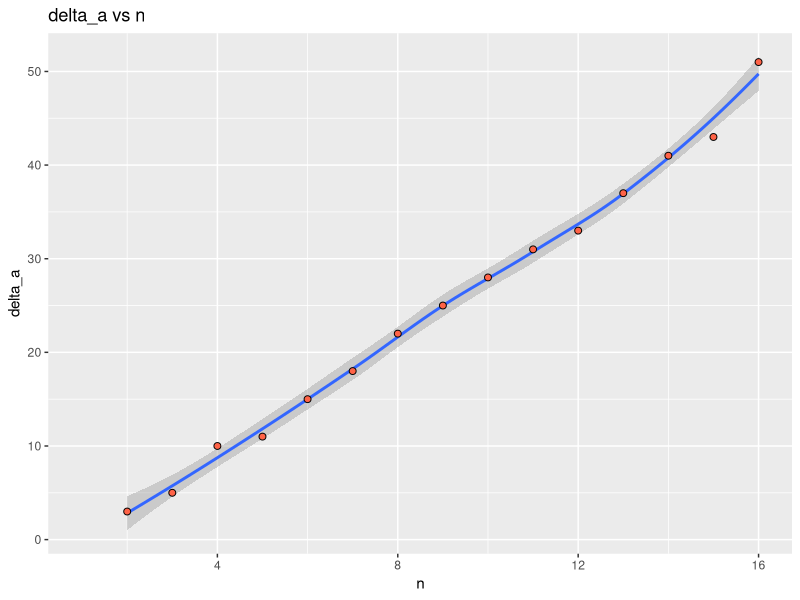
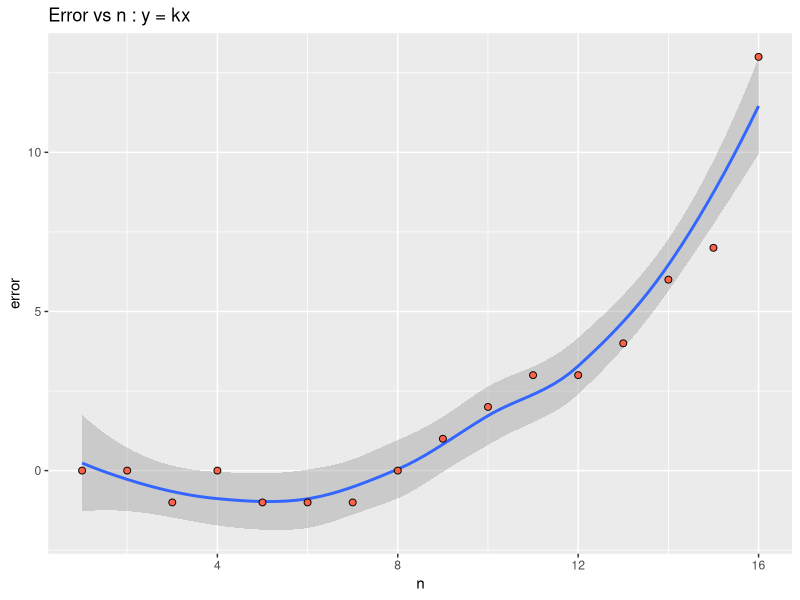
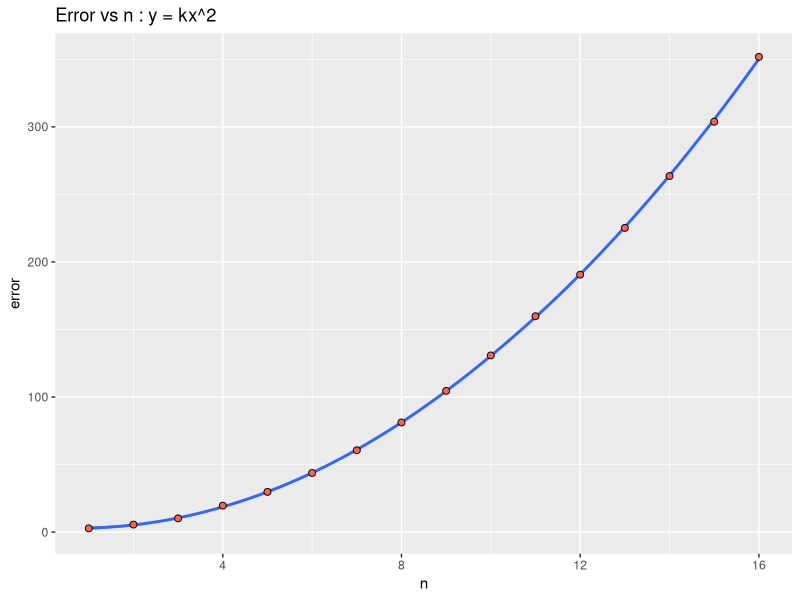
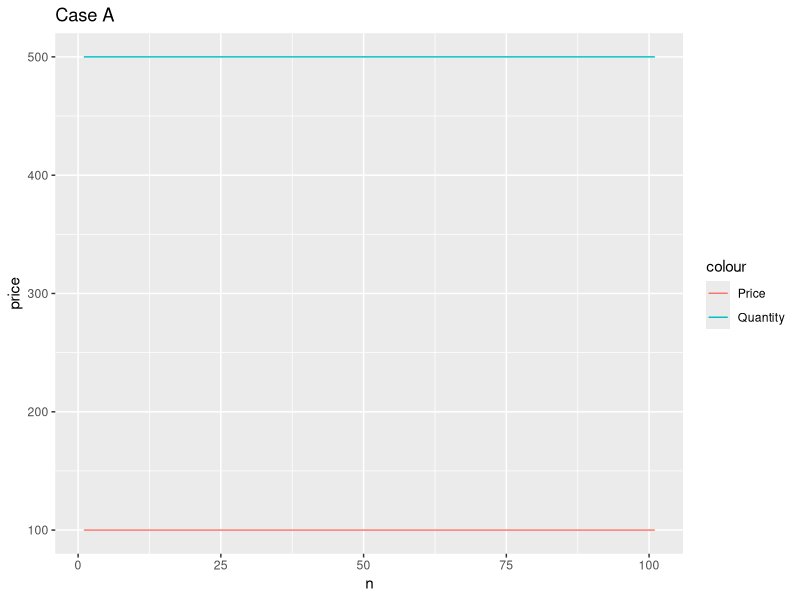
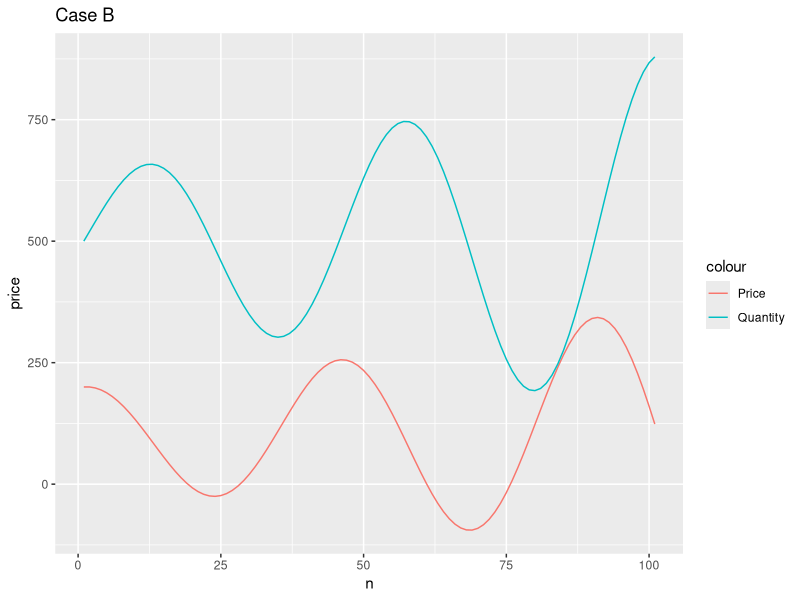
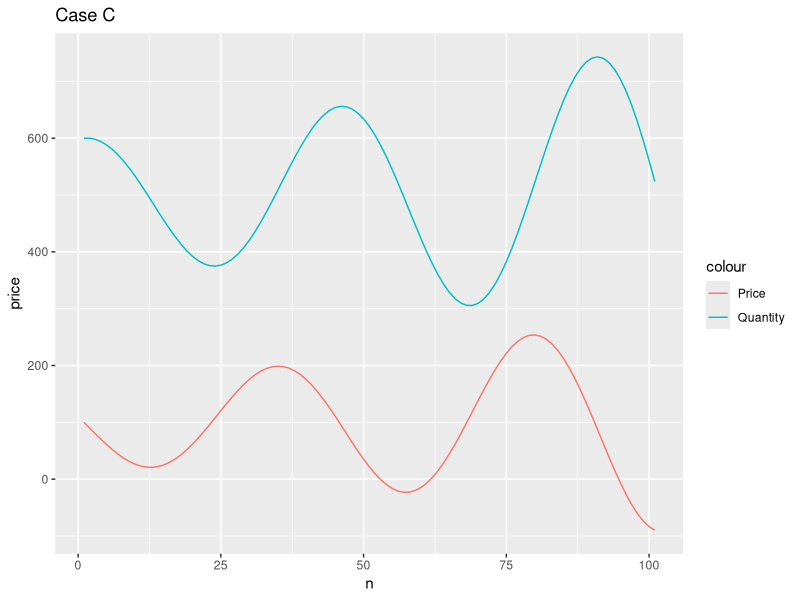
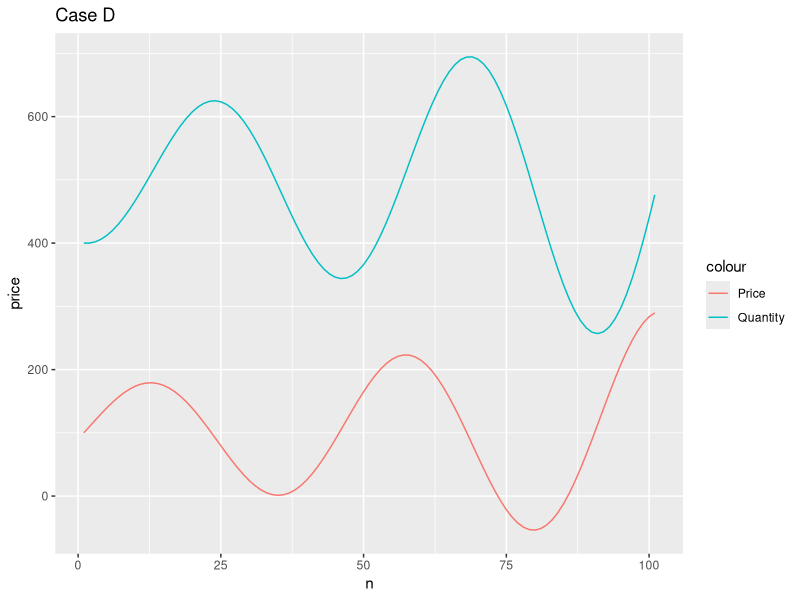
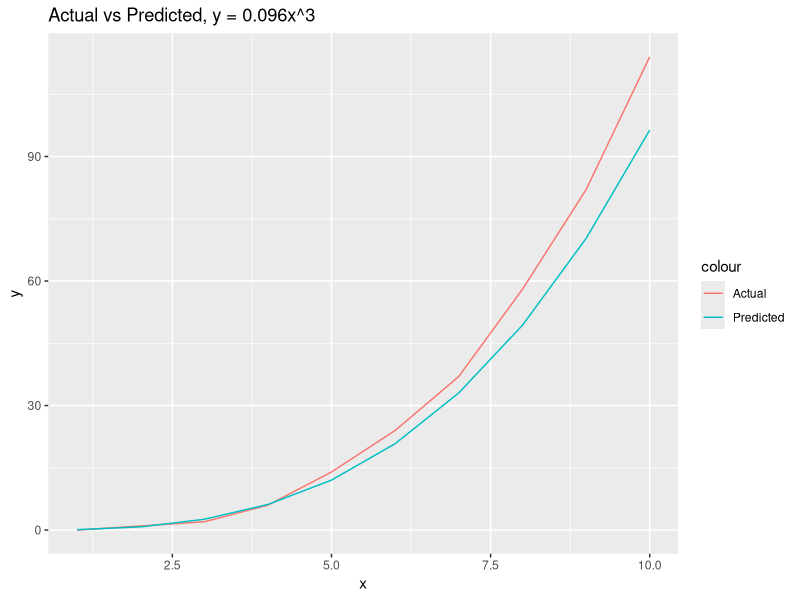

These figures' R source, in order:
## ---- chunk 1
n = c(1:16)
an = c(3, 6, 11, 21, 32, 47, 65, 87, 112, 140, 171, 204, 241, 282, 325, 376)

# Part A: Plot of delta a_n vs n
delta_a = c(NA, tail(an, -1) - head(an, -1))

library(ggplot2)
ggplot(data = data.frame(n,delta_a), aes(x = n, y = delta_a)) + geom_smooth() + geom_point(shape = 21, color = "black", fill = "tomato", size = 2) + ggtitle("delta_a vs n")
## ---- chunk 2
# Part B: Difference equation model
k = (delta_a[13]-delta_a[4]) / (n[13]-n[4]) # slope of the line
k
## ---- chunk 3
predicted = k

for (i in seq(2, 16)){
  predicted[i] = k*(i - 1) + predicted[i - 1]
}

error = an - predicted
data.frame(n, an, predicted, error)
ggplot(data = data.frame(n,error), aes(x = n, y = error)) + geom_smooth() + geom_point(shape = 21, color = "black", fill = "tomato", size = 2) + ggtitle("Error vs n : y = kx")
## ---- chunk 4
n2 = n^2
k = (delta_a[13]-delta_a[3]) / (n2[13]-n2[3])
predicted = k

for (i in seq(2, 16)){
  predicted[i] = k*(i - 1) + predicted[i - 1]
}

error = an - predicted
ggplot(data = data.frame(n,error), aes(x = n, y = error)) + geom_smooth() + geom_point(shape = 21, color = "black", fill = "tomato", size = 2) + ggtitle("Error vs n : y = kx^2")
## ---- chunk 5
P_min = function(P, Q) {
    return (P - (0.1 * (Q - 500)))
}

Q_min = function(P, Q) {
    return (Q + (0.2 * (P - 100)))
}

cases = function(P0, Q0, n) {
    P = P0
    Q = Q0
    for (i in 1:n) {
       P[i + 1] = P_min(P[i], Q[i])
       Q[i + 1] = Q_min(P[i], Q[i])
    }
    return (data.frame(n = seq(1:(n+1)), price = P, quantity = Q))
}

ggplot(cases(100,500,100), aes(n)) + geom_line(aes(y = price, colour = "Price")) + geom_line(aes(y = quantity, colour = "Quantity")) + ggtitle("Case A")

ggplot(cases(200,500,100), aes(n)) + geom_line(aes(y = price, colour = "Price")) + geom_line(aes(y = quantity, colour = "Quantity")) + ggtitle("Case B")

ggplot(cases(100,600,100), aes(n)) + geom_line(aes(y = price, colour = "Price")) + geom_line(aes(y = quantity, colour = "Quantity")) + ggtitle("Case C")

ggplot(cases(100,400,100), aes(n)) + geom_line(aes(y = price, colour = "Price")) + geom_line(aes(y = quantity, colour = "Quantity")) + ggtitle("Case D")
## ---- chunk 6
y = c(0, 1, 2, 6, 14, 24, 37, 58, 82, 114)
x = c(1:10)

prop = y/x^3

k = mean(prop)
k

predicted = k * x^3

data = data.frame(x, "Actual" = y, "Predicted" = predicted)

ggplot(data, aes(x)) + geom_line(aes(y = y, colour = "Actual")) + geom_line(aes(y = predicted, colour = "Predicted")) + ggtitle("Actual vs Predicted, y = 0.096x^3")
## ---- chunk 7
k = mean(y[5:length(y)]/x[5:length(x)]^3)

predicted = k * x^3

data = data.frame(x, "Actual" = y, "Predicted" = predicted)

ggplot(data, aes(x)) + geom_line(aes(y = y, colour = "Actual")) + geom_line(aes(y = predicted, colour = "Predicted")) + ggtitle("Actual vs Predicted, y = 0.112x^3")
